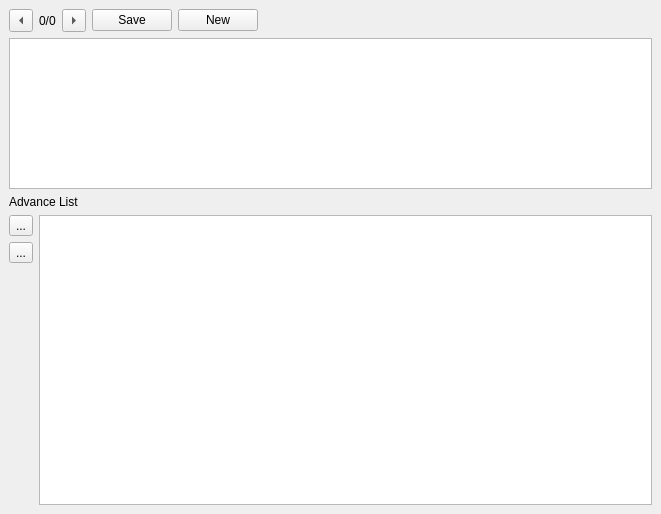
<?xml version="1.0" encoding="UTF-8"?>
<ui version="4.0">
 <class>DataEntry_Advances</class>
 <widget class="QMainWindow" name="DataEntry_Advances">
  <property name="geometry">
   <rect>
    <x>0</x>
    <y>0</y>
    <width>661</width>
    <height>514</height>
   </rect>
  </property>
  <property name="windowTitle">
   <string>Advances</string>
  </property>
  <property name="windowIcon">
   <iconset resource="res.qrc">
    <normaloff>:/images/1522_stop_watch_48x48.png</normaloff>:/images/1522_stop_watch_48x48.png</iconset>
  </property>
  <widget class="QWidget" name="centralwidget">
   <layout class="QVBoxLayout" name="verticalLayout_2">
    <item>
     <layout class="QHBoxLayout" name="horizontalLayout">
      <item>
       <widget class="QToolButton" name="cmdPrevious">
        <property name="text">
         <string>...</string>
        </property>
        <property name="arrowType">
         <enum>Qt::LeftArrow</enum>
        </property>
       </widget>
      </item>
      <item>
       <widget class="QLabel" name="lblPos">
        <property name="text">
         <string>0/0</string>
        </property>
       </widget>
      </item>
      <item>
       <widget class="QToolButton" name="cmdNext">
        <property name="text">
         <string>...</string>
        </property>
        <property name="arrowType">
         <enum>Qt::RightArrow</enum>
        </property>
       </widget>
      </item>
      <item>
       <widget class="QPushButton" name="cmdSave">
        <property name="text">
         <string>Save</string>
        </property>
       </widget>
      </item>
      <item>
       <widget class="QPushButton" name="cmdNew">
        <property name="text">
         <string>New</string>
        </property>
       </widget>
      </item>
      <item>
       <spacer name="horizontalSpacer">
        <property name="orientation">
         <enum>Qt::Horizontal</enum>
        </property>
        <property name="sizeHint" stdset="0">
         <size>
          <width>40</width>
          <height>20</height>
         </size>
        </property>
       </spacer>
      </item>
     </layout>
    </item>
    <item>
     <widget class="QTextBrowser" name="txtMasterDetails">
      <property name="maximumSize">
       <size>
        <width>16777215</width>
        <height>151</height>
       </size>
      </property>
     </widget>
    </item>
    <item>
     <widget class="QLabel" name="label_3">
      <property name="text">
       <string>Advance List</string>
      </property>
     </widget>
    </item>
    <item>
     <layout class="QHBoxLayout" name="horizontalLayout_3">
      <item>
       <layout class="QVBoxLayout" name="verticalLayout">
        <item>
         <widget class="QToolButton" name="cmdNewAdvance">
          <property name="text">
           <string>...</string>
          </property>
          <property name="icon">
           <iconset resource="../../Leva/src/res.qrc">
            <normaloff>:/images/Icon_193.ico</normaloff>:/images/Icon_193.ico</iconset>
          </property>
         </widget>
        </item>
        <item>
         <widget class="QToolButton" name="cmdDeleteAdvance">
          <property name="text">
           <string>...</string>
          </property>
          <property name="icon">
           <iconset resource="../../Leva/src/res.qrc">
            <normaloff>:/images/Icon_194.ico</normaloff>:/images/Icon_194.ico</iconset>
          </property>
         </widget>
        </item>
        <item>
         <spacer name="verticalSpacer">
          <property name="orientation">
           <enum>Qt::Vertical</enum>
          </property>
          <property name="sizeHint" stdset="0">
           <size>
            <width>20</width>
            <height>40</height>
           </size>
          </property>
         </spacer>
        </item>
       </layout>
      </item>
      <item>
       <widget class="QTableView" name="tblAdvances"/>
      </item>
     </layout>
    </item>
   </layout>
   <zorder>label_3</zorder>
   <zorder>tblAdvances</zorder>
   <zorder>txtMasterDetails</zorder>
  </widget>
 </widget>
 <resources>
  <include location="../../Leva/src/res.qrc"/>
  <include location="res.qrc"/>
  <include location="res.qrc"/>
 </resources>
 <connections/>
</ui>
